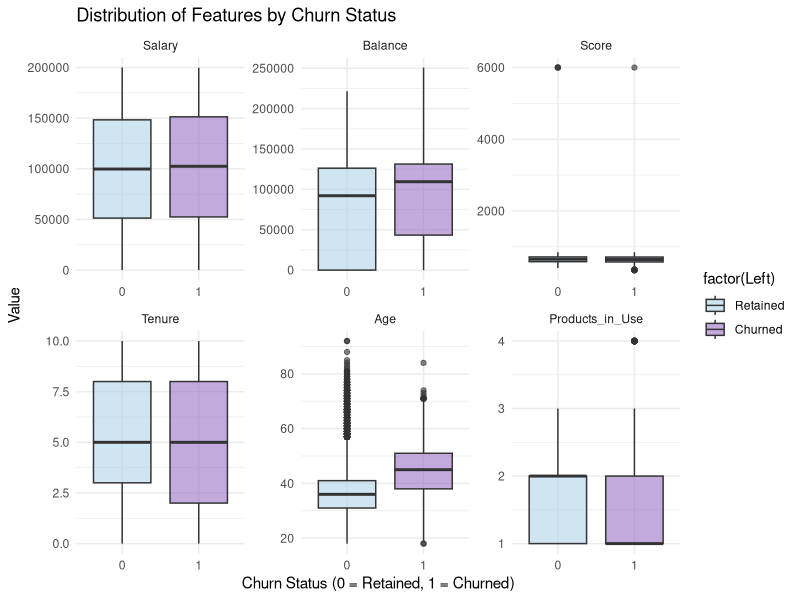
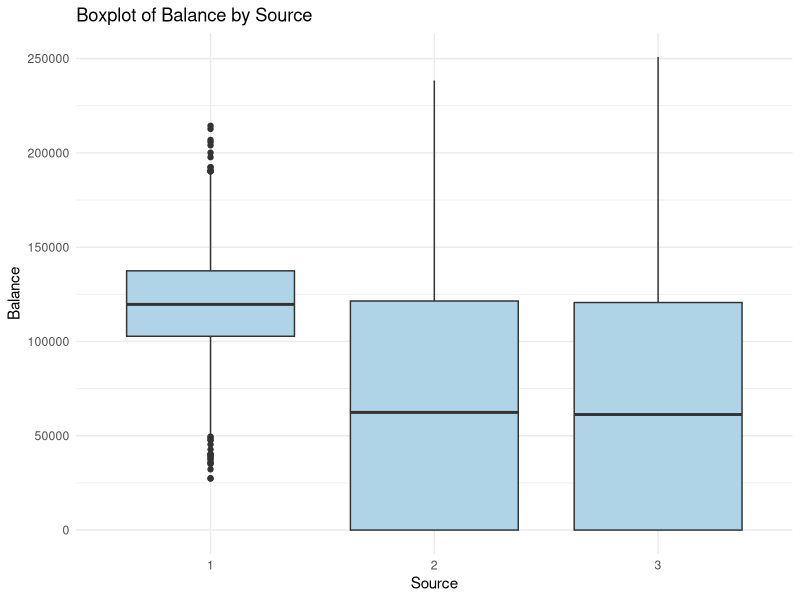
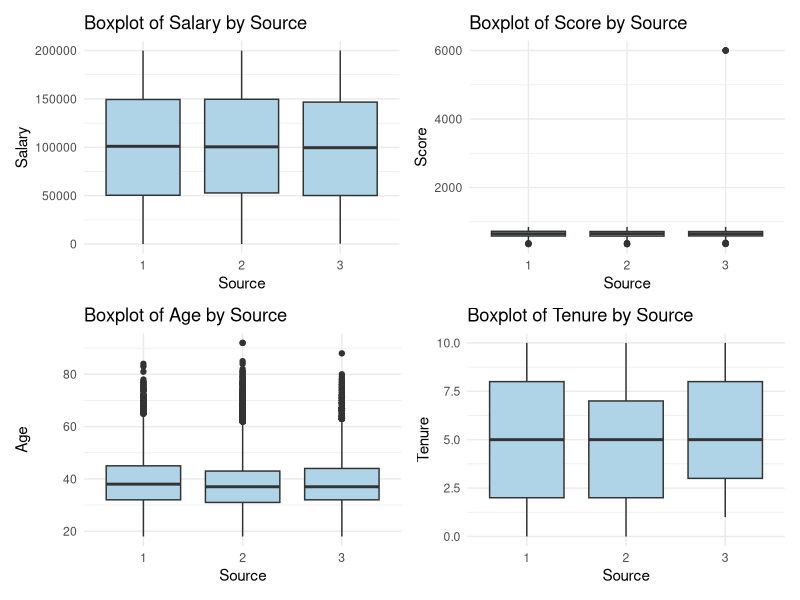
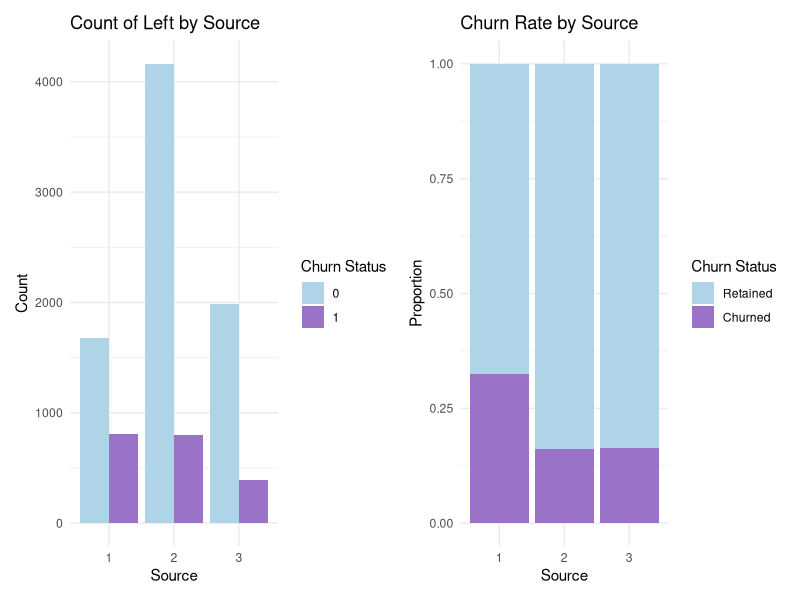
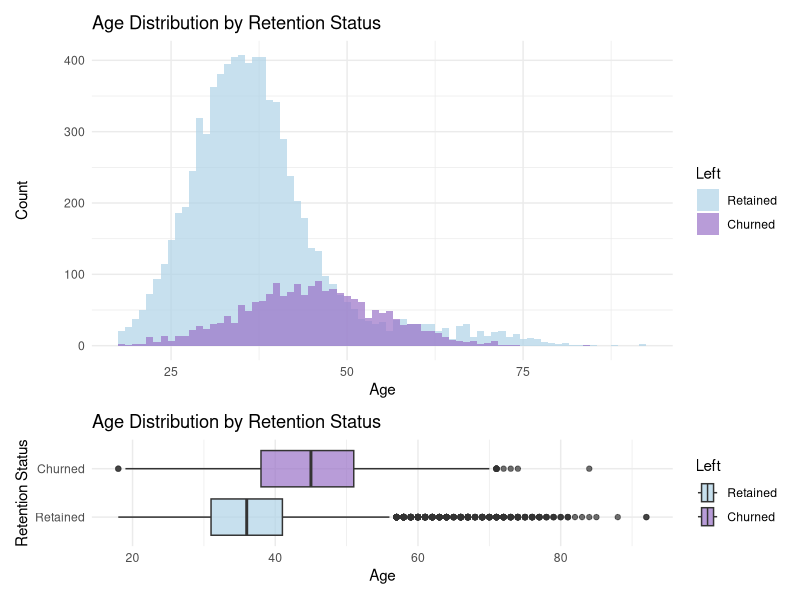
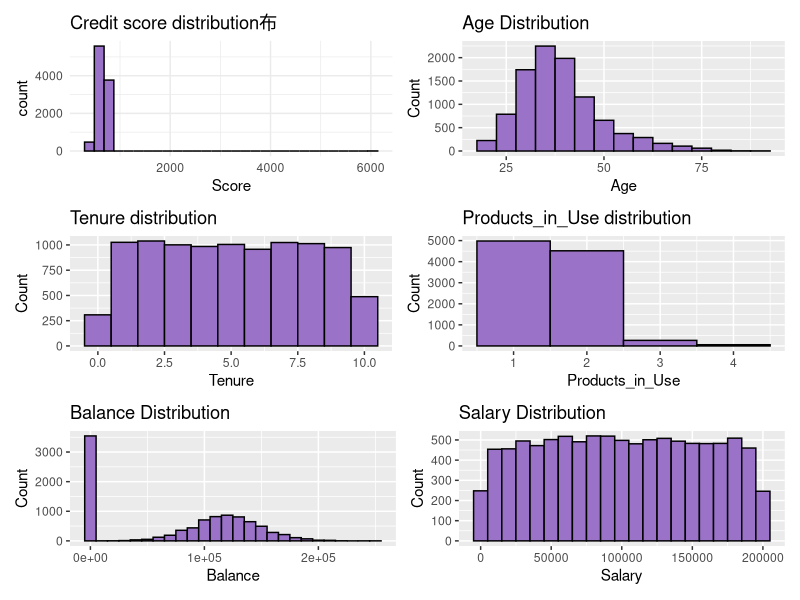
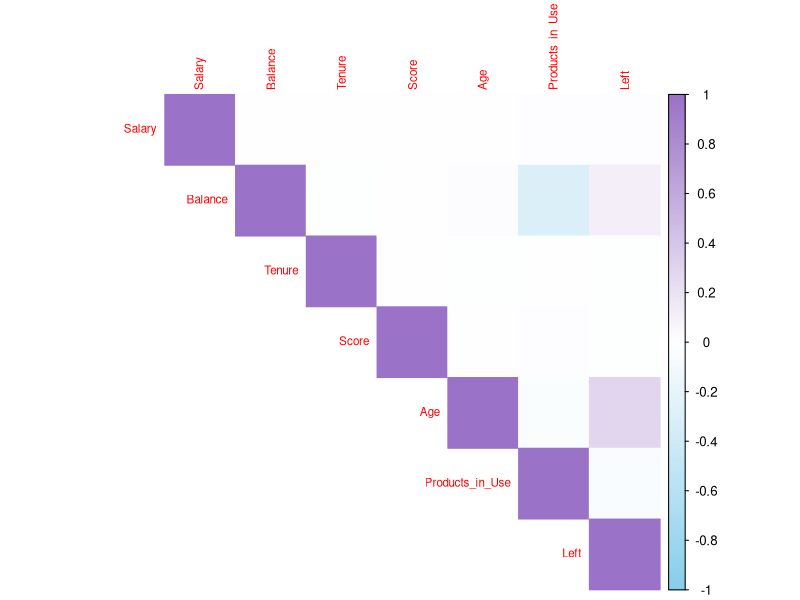
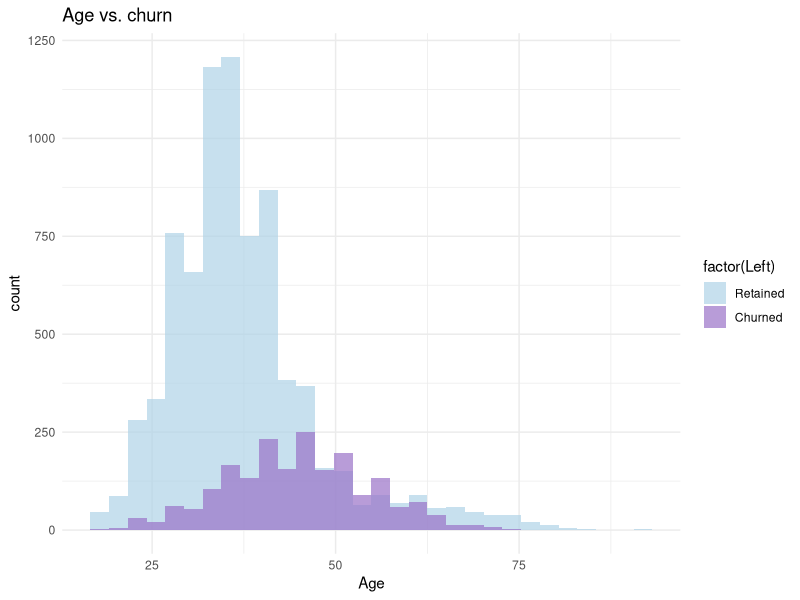

These figures' R source, in order:
## ---- chunk 1
# Install the necessary packages (if not already installed)
# install.packages("ggplot2")
# install.packages("dplyr")
# install.packages("tidyr")
# install.packages("corrplot")

# Loading libraries
library(ggplot2)
library(patchwork)
library(reshape2)  
library(dplyr)
library(tidyr)
library(corrplot)
## ---- chunk 2
# Reading CSV files
data <- read.csv("output.csv")
# Handling of missing values 
#data <- data %>% drop_na()   
# Check for duplicate lines
#data <- data %>% distinct()  
## ---- chunk 3
# descriptive statistics
#summary(data)
# Select the desired variable
df_selected <- data %>% select(Salary, Balance, Tenure, Score, Age, Products_in_Use)

# Calculate mean, median, standard deviation, etc. for numeric variables
df_selected %>% summarise(across(where(is.numeric), list(mean = mean, median = median, sd = sd)))

## ---- chunk 4

# Select the desired variable
df_selected <- data %>% select(Salary, Balance, Score, Tenure, Age, Products_in_Use, Left)

#  Conversion of data formats (long format)
df_long <- melt(df_selected, id.vars = "Left")

# Draw Facet Grid 
ggplot(df_long, aes(x = factor(Left), y = value, fill = factor(Left))) +
  geom_boxplot(alpha = 0.6) +
  facet_wrap(~ variable, scales = "free") +   
  scale_fill_manual(values = c("#AFD3E7", "#9A72C7"), labels = c("Retained", "Churned")) +
  labs(title = "Distribution of Features by Churn Status",
       x = "Churn Status (0 = Retained, 1 = Churned)",
       y = "Value") +
  theme_minimal()
## ---- chunk 5
ggplot(data, aes(x = as.factor(Source), y = Balance)) +
  geom_boxplot(fill = "#AFD3E7") +
  labs(title = "Boxplot of Balance by Source",
       x = "Source",
       y = "Balance") +
  theme_minimal()

p1 <- ggplot(data, aes(x = as.factor(Source), y = Salary)) +
  geom_boxplot(fill = "#AFD3E7") +
  labs(title = "Boxplot of Salary by Source",
       x = "Source",
       y = "Salary") +
  theme_minimal()

p2 <- ggplot(data, aes(x = as.factor(Source), y = Score)) +
  geom_boxplot(fill = "#AFD3E7") +
  labs(title = "Boxplot of Score by Source",
       x = "Source",
       y = "Score") +
  theme_minimal()

p3 <- ggplot(data, aes(x = as.factor(Source), y = Age)) +
  geom_boxplot(fill = "#AFD3E7") +
  labs(title = "Boxplot of Age by Source",
       x = "Source",
       y = "Age") +
  theme_minimal()

p4 <- ggplot(data, aes(x = as.factor(Source), y = Tenure)) +
  geom_boxplot(fill = "#AFD3E7") +
  labs(title = "Boxplot of Tenure by Source",
       x = "Source",
       y = "Tenure") +
  theme_minimal()

(p1 | p2) / (p3 | p4) 

## ---- chunk 6

summary_data <- data %>%
  group_by(Source, Left) %>%
  summarise(Count = n(), .groups = 'drop')

# View Statistics
#print(summary_data)

# plot
p1 <- ggplot(summary_data, aes(x = as.factor(Source), y = Count, fill = as.factor(Left))) +
  geom_bar(stat = "identity", position = "dodge") +   
  labs(title = "Count of Left by Source",
       x = "Source",
       y = "Count",
       fill = "Churn Status") +   
  scale_fill_manual(values = c("0" = "#AFD3E7", "1" = "#9A72C7")) +  
  theme_minimal()

p2 <- ggplot(summary_data, aes(x = as.factor(Source), y = Count, fill = as.factor(Left))) +
  geom_bar(stat = "identity", position = "fill") +
  scale_fill_manual(values = c("#AFD3E7", "#9A72C7"), labels = c("Retained", "Churned")) +
  labs(title = "Churn Rate by Source",
       x = "Source",
       y = "Proportion",
       fill = "Churn Status") +
  theme_minimal()
p1|p2

## ---- chunk 7
df <- data
# Convert Left to factor and add labels
df$Left <- factor(df$Left, levels = c(0, 1), labels = c("Retained", "Churned"))


# Histogram (age distribution)
hist_plot <- ggplot(df, aes(x = Age, fill = Left)) +
  geom_histogram(binwidth = 1, alpha = 0.7, position = "identity") +
  scale_fill_manual(values = c("Retained" = "#AFD3E7", "Churned" = "#9A72C7")) +
  labs(title = "Age Distribution by Retention Status",
       x = "Age",
       y = "Count") +
  theme_minimal()


# Box plot (age distribution)
box_plot <- ggplot(df, aes(x = Age, y = Left, fill = Left)) +
  geom_boxplot(alpha = 0.7) +
  scale_fill_manual(values = c("Retained" = "#AFD3E7", "Churned" = "#9A72C7")) +
  labs(title = "Age Distribution by Retention Status",
       x = "Age",
       y = "Retention Status") +
  theme_minimal()


combined_plot <- hist_plot / box_plot +
  plot_layout(heights = c(3, 1))  # Adjust the height ratio of the top and bottom images

# Show charts
print(combined_plot)



## ---- chunk 8


# Credit score distribution
p1 <- ggplot(data, aes(x = Score)) + 
  geom_histogram(bins = 30, fill = "#9A72C7",  color = "black") +
  theme_minimal() + ggtitle("Credit score distribution布")

# Age distribution
p2 <- ggplot(data, aes(x = Age)) +
  geom_histogram(binwidth = 5, fill = "#9A72C7", color = "black") +
  labs(title = "Age Distribution", x = "Age", y = "Count")
# Tenure distribution
p3 <- ggplot(data, aes(x = Tenure)) +
  geom_histogram(binwidth = 1, fill = "#9A72C7", color = "black") +
  labs(title = "Tenure distribution", x = "Tenure", y = "Count")

# Products_in_Use distribution
p4 <- ggplot(data, aes(x = Products_in_Use)) +
  geom_histogram(binwidth = 1, fill = "#9A72C7", color = "black") +
  labs(title = "Products_in_Use distribution", x = "Products_in_Use", y = "Count")


# Gender distribution
#p5 <- ggplot(data, aes(x = Gender, fill = Gender)) +
#  geom_bar() +
#  labs(title = "Gender Distribution", x = "Gender", y = "Count")


# Balance distribution
p6 <- ggplot(data, aes(x = Balance)) +
  geom_histogram(binwidth = 10000, fill = "#9A72C7", color = "black") +
  labs(title = "Balance Distribution", x = "Balance", y = "Count")

# Salary distribution
p7 <- ggplot(data, aes(x = Salary)) +
  geom_histogram(binwidth = 10000, fill = "#9A72C7", color = "black") +
  labs(title = "Salary Distribution", x = "Salary", y = "Count")

(p1 | p2) / (p3 | p4) /( p6| p7)

## ---- chunk 9
# Calculating Correlation
numeric_cols <- data %>% select(Salary, Balance, Tenure, Score, Age, Products_in_Use,Left)

#numeric_cols <- data %>% select(where(is.numeric))
cor_matrix <- cor(numeric_cols)
#corrplot(cor_matrix, method = "color", type = "upper", tl.cex = 0.7)
corrplot(cor_matrix, method = "color", type = "upper", tl.cex = 0.7,
         col = colorRampPalette(c("skyblue", "white", "#9A72C7"))(200))  # 从蓝到白再到红


## ---- chunk 10
# Age vs. churn
p1 <- ggplot(data, aes(x = Age, fill = factor(Left))) +
  geom_histogram(bins = 30, alpha = 0.7, position = "identity") +
  scale_fill_manual(values = c("#AFD3E7", "#9A72C7"), labels = c("Retained", "Churned")) +
  theme_minimal() + ggtitle("Age vs. churn")

p2 <- ggplot(data, aes(x = factor(Left), y = Age, fill = factor(Left))) +
  geom_boxplot(alpha = 0.6) +
  scale_fill_manual(values = c("#AFD3E7", "#9A72C7"), labels = c("Retained", "Churned")) +
  labs(title = "Age Distribution by Churn Status",
       x = "Churn Status (0 = Retained, 1 = Churned)",
       y = "Age") +
  theme_minimal()


p3 <- ggplot(data, aes(x = Age, fill = factor(Left))) +
  geom_density(alpha = 0.5) +
  scale_fill_manual(values = c("#AFD3E7", "#9A72C7"), labels = c("Retained", "Churned")) +
  labs(title = "Age Density by Churn Status",
       x = "Age",
       y = "Density") +
  theme_minimal()

p4 <- ggplot(data, aes(x = Age, fill = factor(Left))) +
  geom_bar(position = "fill") +
  scale_fill_manual(values = c("#AFD3E7", "#9A72C7"), labels = c("Retained", "Churned")) +
  labs(title = "Churn Rate by Age",
       x = "Age",
       y = "Proportion",
       fill = "Churn Status") +
  theme_minimal()

p1
p2
p3
p4
(p1 | p2) / (p3 | p4) 

## ---- chunk 11
#Salary, Balance, Tenure, Score, Age, Products_in_Use,Left

# Salary vs. churn
p1 <- ggplot(data, aes(x = Salary, fill = factor(Left))) +
  geom_histogram(bins = 25, alpha = 0.7, position = "identity") +
  scale_fill_manual(values = c("#AFD3E7", "#9A72C7"), labels = c("Retained", "Churned")) +
  theme_minimal() + ggtitle("Salary vs. churn")

p2 <- ggplot(data, aes(x = factor(Left), y = Salary, fill = factor(Left))) +
  geom_boxplot(alpha = 0.6) +
  scale_fill_manual(values = c("#AFD3E7", "#9A72C7"), labels = c("Retained", "Churned")) +
  labs(title = "Salary Distribution by Churn Status",
       x = "Churn Status (0 = Retained, 1 = Churned)",
       y = "Salary") +
  theme_minimal()




p3 <- ggplot(data, aes(x = Salary, fill = factor(Left))) +
  geom_density(alpha = 0.5) +
  scale_fill_manual(values = c("#AFD3E7", "#9A72C7"), labels = c("Retained", "Churned")) +
  labs(title = "Salary Density by Churn Status",
       x = "Salary",
       y = "Density") +
  theme_minimal()

 
data$Salary_Bin <- cut(data$Salary, breaks = seq(0, max(data$Salary, na.rm = TRUE), by = 10000), right = FALSE)
breaks_index <- seq(1, max(1, length(unique(data$Balance_Bin))), by = 2)
scale_x_discrete(breaks = unique(data$Balance_Bin)[breaks_index])

p4 <- ggplot(data, aes(x = Salary_Bin, fill = factor(Left))) +
  geom_bar(position = "fill") +  
  scale_fill_manual(values = c("#AFD3E7", "#9A72C7"), labels = c("Retained", "Churned")) +
  labs(title = "Churn Rate by Salary",
       x = "Salary",
       y = "Proportion",
       fill = "Churn Status") +
  theme_minimal() +
  theme(axis.text.x = element_text(angle = 45, hjust = 1)) + # Rotate x-axis labels to prevent overlap
  scale_x_discrete(breaks = unique(data$Balance_Bin)[breaks_index])
(p1 |p2)/ (p3|p4)
  #scale_x_discrete(breaks = unique(data$Balance_Bin)[seq(1, length(unique(data$Balance_Bin)), by = 2)])  # Show only some of the labels
## ---- chunk 12
#Salary, Balance, Tenure, Score, Age, Products_in_Use,Left

# Balance vs. churn
p1 <- ggplot(data, aes(x = Balance, fill = factor(Left))) +
  geom_histogram(bins = 25, alpha = 0.9, position = "identity") +
  scale_fill_manual(values = c("#AFD3E7", "#9A72C7"), labels = c("Retained", "Churned")) +
  theme_minimal() + ggtitle("Balance vs. churn")

p2 <- ggplot(data, aes(x = factor(Left), y = Balance, fill = factor(Left))) +
  geom_boxplot(alpha = 0.9) +
  scale_fill_manual(values = c("#AFD3E7", "#9A72C7"), labels = c("Retained", "Churned")) +
  labs(title = "Balance Distribution by Churn Status",
       x = "Churn Status (0 = Retained, 1 = Churned)",
       y = "Balance") +
  theme_minimal()


p3 <- ggplot(data, aes(x = Balance, fill = factor(Left))) +
  geom_density(alpha = 0.9) +
  scale_fill_manual(values = c("#AFD3E7", "#9A72C7"), labels = c("Retained", "Churned")) +
  labs(title = "Balance Density by Churn Status",
       x = "Balance",
       y = "Density") +
  theme_minimal()

# Bin the Balance into ranges
data$Balance_Bin <- cut(data$Balance, breaks = seq(0, max(data$Balance, na.rm = TRUE), by = 10000), right = FALSE)

p4 <- ggplot(data, aes(x = Balance_Bin, fill = factor(Left))) +
  geom_bar(position = "fill") +  
  scale_fill_manual(values = c("#AFD3E7", "#9A72C7"), labels = c("Retained", "Churned")) +
  labs(title = "Churn Rate by Balance",
       x = "Balance",
       y = "Proportion",
       fill = "Churn Status") +
  theme_minimal() +
  theme(axis.text.x = element_text(angle = 45, hjust = 1)) + # Rotate x-axis labels to prevent overlap
  scale_x_discrete(breaks = unique(data$Balance_Bin)[seq(1, length(unique(data$Balance_Bin)), by = 2)])  # Show only some of the labels
#p1
#p2
#p3

(p1 | p3)
(p2 | p4)

## ---- chunk 13
#Salary, Balance, Tenure, Score, Age, Products_in_Use,Left

# Tenure vs. churn
p1 <- ggplot(data, aes(x = Tenure, fill = factor(Left))) +
  geom_histogram( alpha = 0.7, position = "identity") +
  scale_fill_manual(values = c("#AFD3E7", "#9A72C7"), labels = c("Retained", "Churned")) +
  theme_minimal() + ggtitle("Tenure vs. churn")

p2 <- ggplot(data, aes(x = factor(Left), y = Tenure, fill = factor(Left))) +
  geom_boxplot(alpha = 0.7) +
  scale_fill_manual(values = c("#AFD3E7", "#9A72C7"), labels = c("Retained", "Churned")) +
  labs(title = "Tenure by Churn Status",
       x = "Churn Status (0 = Retained, 1 = Churned)",
       y = "Tenure") +
  theme_minimal()


p3 <- ggplot(data, aes(x = Tenure, fill = factor(Left))) +
  geom_density(alpha = 0.5) +
  scale_fill_manual(values = c("#AFD3E7", "#9A72C7"), labels = c("Retained", "Churned")) +
  labs(title = "Tenure Density by Churn Status",
       x = "Tenure",
       y = "Density") +
  theme_minimal()

p4 <- ggplot(data, aes(x = Tenure, fill = factor(Left))) +
  geom_bar(position = "fill") +
  scale_fill_manual(values = c("#AFD3E7", "#9A72C7"), labels = c("Retained", "Churned")) +
  labs(title = "Churn Rate by Tenure",
       x = "Tenure",
       y = "Proportion",
       fill = "Churn Status") +
  theme_minimal()

(p1 | p4) /(p3 | p2)
## ---- chunk 14
#Salary, Balance, Tenure, Score, Age, Products_in_Use,Left

# Score vs. churn
p1 <- ggplot(data, aes(x = Score, fill = factor(Left))) +
  geom_histogram(bins = 25, alpha = 0.7, position = "identity") +
  scale_fill_manual(values = c("#AFD3E7", "#9A72C7"), labels = c("Retained", "Churned")) +
  theme_minimal() + ggtitle("Score vs. churn")

p2 <- ggplot(data, aes(x = factor(Left), y = Score, fill = factor(Left))) +
  geom_boxplot(alpha = 0.7) +
  scale_fill_manual(values = c("#AFD3E7", "#9A72C7"), labels = c("Retained", "Churned")) +
  labs(title = "Score Distribution by Churn Status",
       x = "Churn Status (0 = Retained, 1 = Churned)",
       y = "Score") +
  theme_minimal()


p3 <- ggplot(data, aes(x = Score, fill = factor(Left))) +
  geom_density(alpha = 0.5) +
  scale_fill_manual(values = c("#AFD3E7", "#9A72C7"), labels = c("Retained", "Churned")) +
  labs(title = "Score Density by Churn Status",
       x = "Score",
       y = "Density") +
  theme_minimal()



data <- data %>%
  mutate(Score_Binned = cut(Score, breaks = 20))  # Here can adjust the `breaks` to control the number of boxes.

p4 <- ggplot(data, aes(x = Score_Binned, fill = factor(Left))) +
  geom_bar(position = "fill") +  # Make the data in each Score_Binned proportional
  scale_fill_manual(values = c("#AFD3E7", "#9A72C7"), labels = c("Retained", "Churned")) +
  labs(title = "Churn Rate by Score",
       x = "Score (Binned)",
       y = "Proportion",
       fill = "Churn Status") +
  theme_minimal() +
  theme(axis.text.x = element_text(angle = 45, hjust = 1))  # Rotate x-axis labels to prevent overlap

(p1 | p4) /(p3 | p2)

## ---- chunk 15
#Products_in_Use vs Left
p1 <- ggplot(data, aes(x =  Products_in_Use, fill = factor(Left))) +
  geom_histogram(bins = 10, alpha = 0.7, position = "identity") +
  scale_fill_manual(values = c("#AFD3E7", "#9A72C7"), labels = c("Retained", "Churned")) +
  theme_minimal() + ggtitle("Products num vs. churn")

p2 <- ggplot(data, aes(x = Products_in_Use, fill = factor(Left))) +
  geom_density(alpha = 0.5) +
  scale_fill_manual(values = c("#AFD3E7", "#9A72C7"), labels = c("Retained", "Churned")) +
  labs(title = "Products_in_Use Density by Churn Status",
       x = "Salary",
       y = "Density") +
  theme_minimal()

p3 <- ggplot(data, aes(x = Products_in_Use, fill = factor(Left))) +
  geom_bar(position = "fill") +
  scale_fill_manual(values = c("#AFD3E7", "#9A72C7"), labels = c("Retained", "Churned")) +
  labs(title = "Churn Rate by Products_in_Use",
       x = "Products_in_Use",
       y = "Proportion",
       fill = "Churn Status") +
  theme_minimal()
p1 | (p2 / p3)
## ---- chunk 16
# gender vs. churn
#ggplot(data, aes(x = Gender, fill = factor(Left))) +
#  geom_bar(position = "stack") +
#  scale_fill_manual(values = c("red", "blue"), labels = c("Retained", "Churned")) +
#  labs(title = "Churn Distribution by Gender",
#       x = "Gender",
#       y = "Count",
#       fill = "Churn Status") +
#  theme_minimal()

p1 <- ggplot(data, aes(x = factor(Gender), fill = factor(Left))) +
  geom_bar(position = "dodge") +
  scale_fill_manual(values = c("#AFD3E7", "#9A72C7"), labels = c("Retained", "Churned")) +
  labs(title = "Churn Distribution by Gender",
       x = "Gender(0 = female, 1 = male)",
       y = "Count",
       fill = "Churn Status") +
  theme_minimal()

p2 <- ggplot(data, aes(x = factor(Gender), fill = factor(Left))) +
  geom_bar(position = "fill") +
  scale_fill_manual(values = c("#AFD3E7", "#9A72C7"), labels = c("Retained", "Churned")) +
  labs(title = "Churn Rate by Gender",
       x = "Gender(0 = female, 1 = male)",
       y = "Proportion",
       fill = "Churn Status") +
  theme_minimal()
p1|p2

